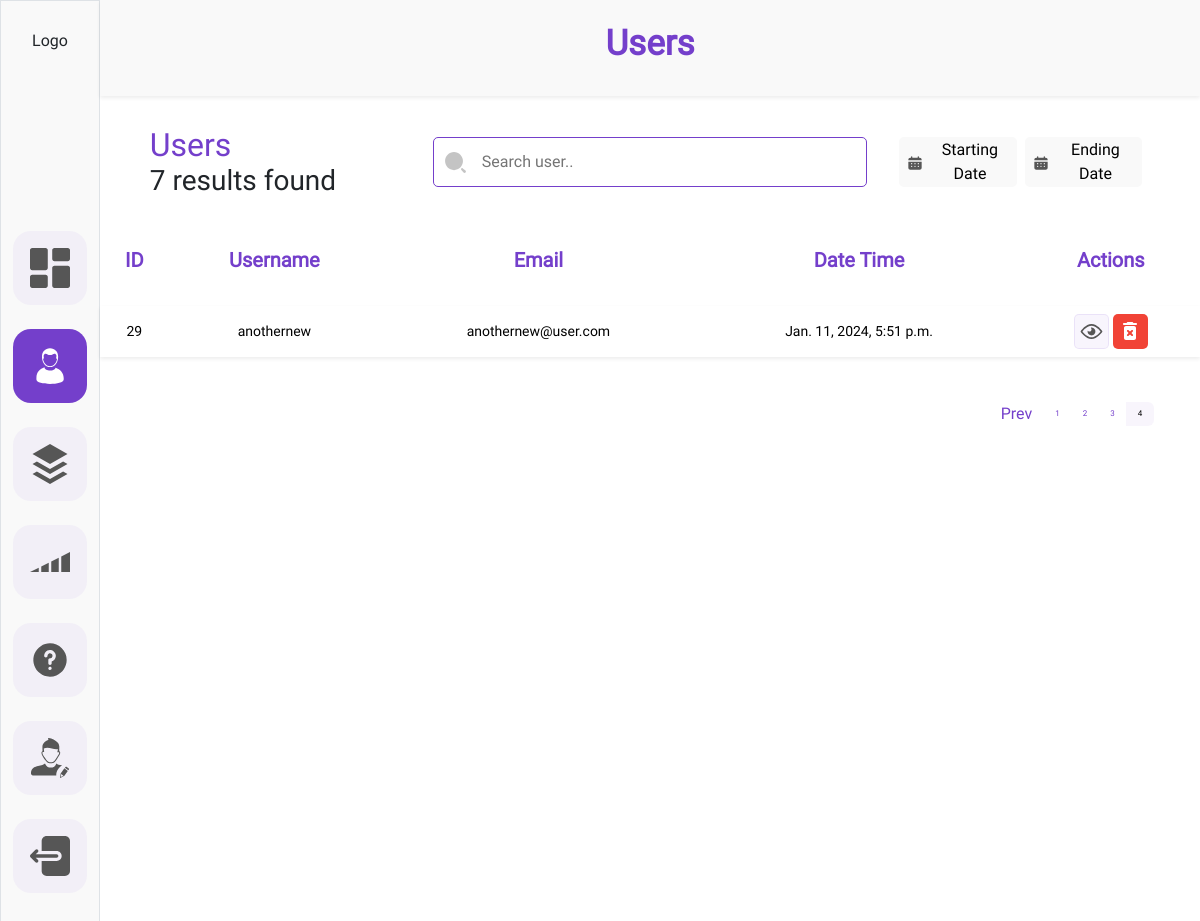
The app's page /myadmin/users/?page=4 (signed in), older data.
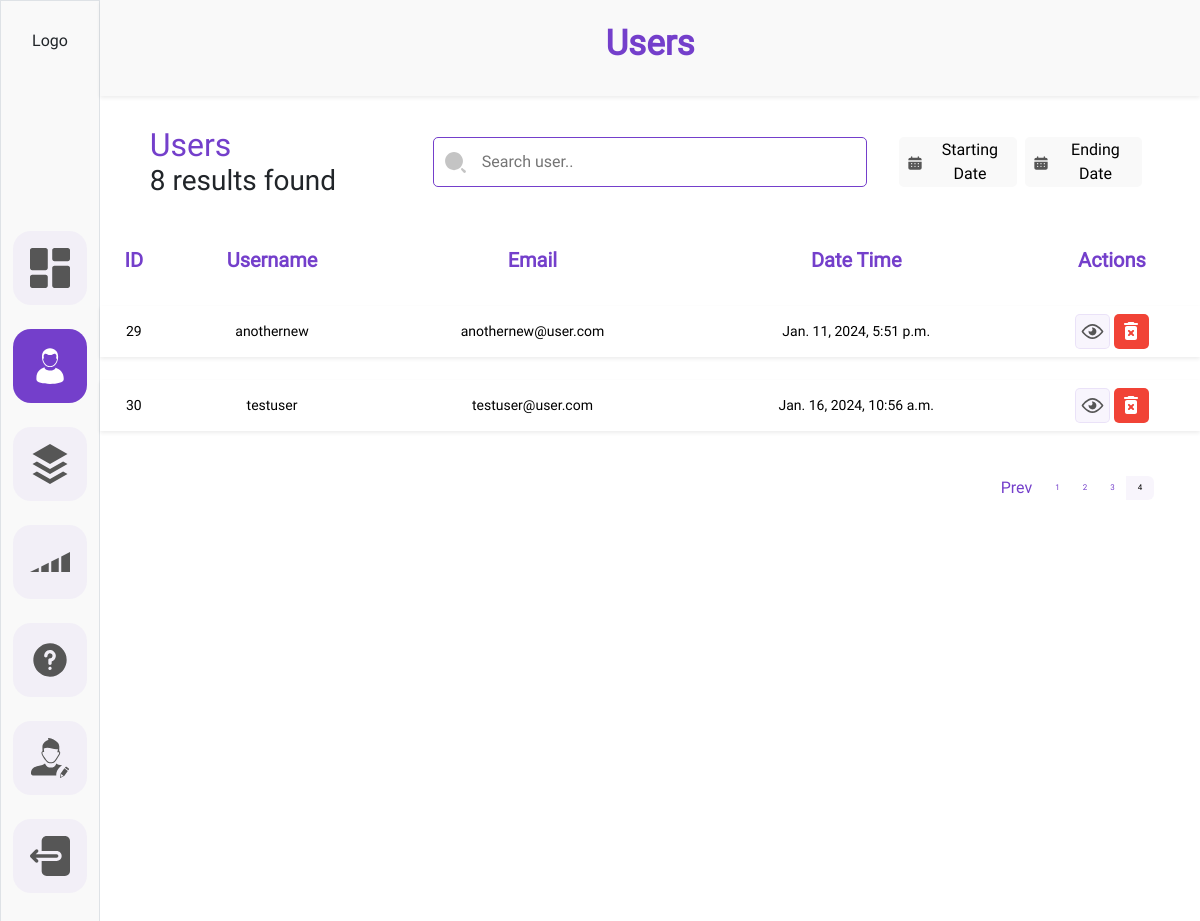
The same page, newer data.
### customAuth/models.py (models this page shows)
class BaseModel(models.Model):
    created_at = models.DateTimeField(auto_now_add = True)
    updated_at = models.DateTimeField(auto_now = True)
    class Meta:
        abstract = True

class User(AbstractUser, BaseModel):
    username = None
    name = models.CharField(max_length = CharFieldSizes.XX_LARGE)
    email = models.EmailField(unique=True)
    profile_image = models.ImageField(upload_to="profile_images", default='profile1-blue.svg')
    USERNAME_FIELD = 'email'
    REQUIRED_FIELDS = []
    objects = UserManager()

### adminDashboard/views.py (the view)
# urls.py: path('users/', views.users, name='users'),
@login_required(login_url='login')
def users(request):
    search = request.GET.get('search-bar', None)
    start_date = request.GET.get('startdate', None)
    end_date = request.GET.get('enddate', None)
    context={
        'seachbar': search,
        'startdate': start_date,
        'enddate': end_date
    }
    records = User.objects.all()
    if start_date and end_date:
        records = records.filter(date_joined__range=(start_date, end_date))
    elif start_date:
        records = records.filter(date_joined__gte=start_date)
    elif end_date:
        records = records.filter(date_joined__lte=end_date)
    if search:
        records = records.filter(Q(name__icontains=search) | Q(email__icontains=search))
    paginator = Paginator(records, 2)
    page = request.GET.get('page')
    try:
        records_within_range = paginator.page(page)
    except PageNotAnInteger:
        records_within_range = paginator.page(1)
    except EmptyPage:
        records_within_range = paginator.page(paginator.num_pages)
    users_count = records.count()
    context['users']= records_within_range
    context['users_count'] = users_count
    return render(request, 'admin_dashboard/users.html', context)

### templates/admin_dashboard/users.html (shortened to what the changed rows need)
{% load static %}
<!DOCTYPE html>
<html lang="en">
  <head>
    <link
      href="https://cdn.jsdelivr.net/npm/bootstrap@5.3.2/dist/css/bootstrap.min.css"
      rel="stylesheet"
    />
    <link rel="stylesheet" href="{% static 'admin_dashboard/css/common.css'%}" />
    <link rel="stylesheet" href="{% static 'admin_dashboard/css/users.css'%}" />
  </head>
  <body>
    <div class="container-fluid">
      <div class="row">
        <div class="col-11 h-100">
          <div class="row p-2 bg-sidebar heading-container-height shadow-sm">
            <div class="col d-flex justify-content-center align-items-center">
              <div class="">
                <h1 class="dashboard__heading">Users</h1>
              </div>
            </div>
          </div>
          <form id="searchForm" action="{% url 'users'%}" method='GET'>
          <div class="row justify-content-center margintop gap-2">
            <div class="col-3">
              <div class="">
                <div class="d-flex flex-column">
                  <div class="">
                    <h2 class="user-title m-0 p-0">Users</h2>
                  </div>
                  <div>
                    <h3 class="user-title-desc m-0 p-0">{{users_count}} results found</h3>
                  </div>
                </div>
              </div>
            </div>
          </div>
          </form>
          <div class="row justify-content-center mt-3">
            <div class="col p-0">
              <div class="">
                <div class="">
                  <table class="table table-hover table-borderless">
                    <thead>
                      <tr>
                        <th class="table-head">ID</th>
                        <th class="table-head">Username</th>
                        <th class="table-head">Email</th>
                        <th class="table-head">Date Time</th>
                        <th class="table-head">Actions</th>
                      </tr>
                    </thead>
                    <tbody>
                      {% if users %}
                        {% for user in users %}
                      <tr class="shadow-sm">
                        <td>{{user.id}}</td>
                        <td>{{user.name}}</td>
                        <td>{{user.email}}</td>
                        <td>{{user.date_joined}}</td>
                        <td>
                          <div
                            class="d-flex justify-content-center align-items-center gap-1"
                          >
                            <div class="">
                              <a class="action-btns action-btns-view" href="{% url 'user-details' pk=user.id%}">
                              </a>
                            </div>
                            <div class="">
                              <a class="action-btns action-btns-remove" href="#" data-bs-toggle="modal" data-bs-target="#user-successfully-delet-modal"  >
                              </a>
                            </div>
                          </div>
                        </td>
                      </tr>
                      {% endfor %}
                      {% endif %}
                    </tbody>
                  </table>
                </div>
              </div>
            </div>
          </div>
          <div class="row justify-content-center">
            <div class="col-11 d-flex justify-content-end p-0">
              <nav aria-label="Page navigation example">
                <ul class="pagination justify-content-end">
                  {% for page_num in users.paginator.page_range %}
                  <li class="page-item  d-flex justify-content-center align-items-center">
                    <a class="page-link border-0 {% if users.number == page_num %} custom_active {% endif %}" href="?page={{ page_num }}">{{ page_num }}</a>
                  </li>
                  {% endfor %}
                </ul>
              </nav>
            </div>
          </div>
        </div>
      </div>
    </div>
  </body>
</html>

Row changes from the older to the newer data that the page shows:
added User: id "30", name "testuser", email "testuser@user.com", date_joined "Jan. 16, 2024, 10:56 a.m."
Text that changed along with them:
{{ users_count }}: "7" → "8"
